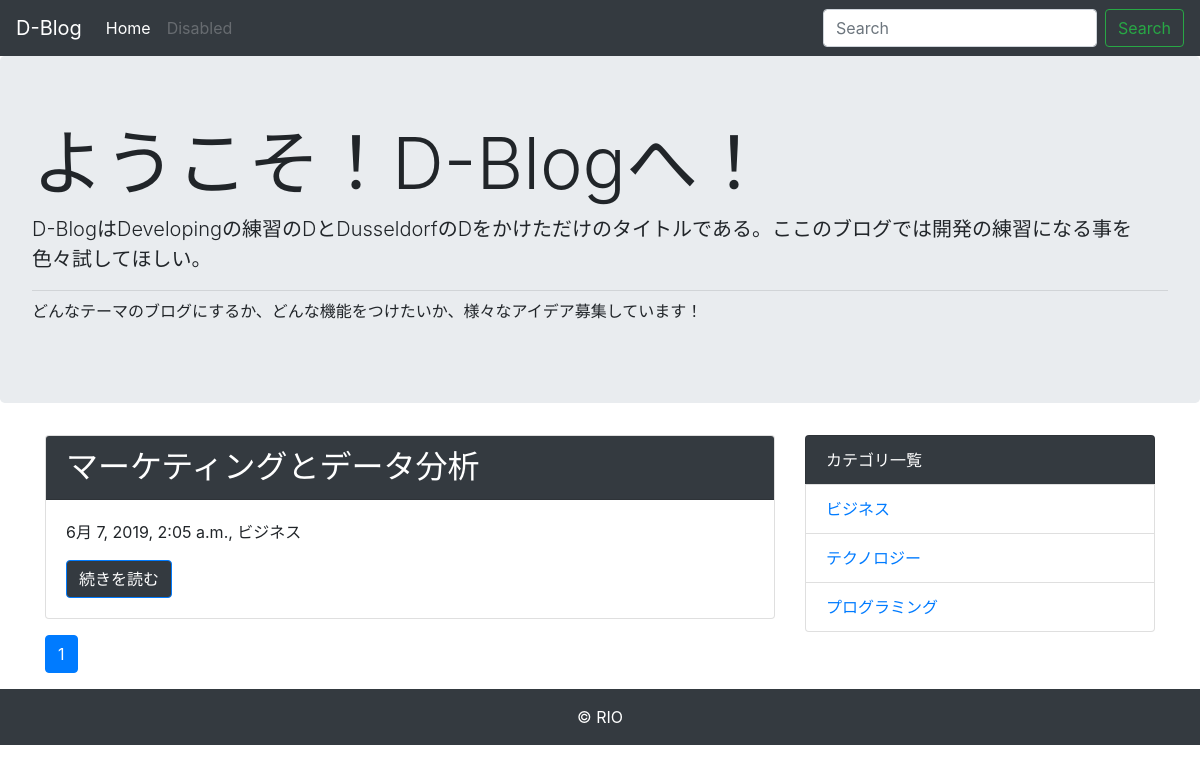
Page /category/1/ on the committed database.
### blog/models.py (models this page shows, shortened)
class Post(models.Model):
    title = models.CharField('タイトル', max_length=50)
    text = models.TextField('本文')
    created_at = models.DateTimeField('作成日', default=timezone.now)
    category = models.ForeignKey(Category, verbose_name='カテゴリ', on_delete=models.PROTECT)

class Category(models.Model):
    name = models.CharField('カテゴリ名', max_length= 50)
    created_at = models.DateTimeField('作成日', default=timezone.now)
    def __str__(self):
        return self.name

### blog/views.py (the view)
# urls.py: path('category/<int:pk>/', views.CategoryView.as_view(), name='category'),
class CategoryView(generic.ListView):
    model = Post
    paginate_by = 10
    def get_queryset(self):
        category = get_object_or_404(Category, pk=self.kwargs['pk'])
        queryset = Post.objects.order_by('-created_at').filter(category=category)
        return queryset

### blog/context_processors.py (called while the page is built)
def common(request):
    context = {
        'category_list': Category.objects.all(),
    }
    return context

### blog/templatetags/mytag.py (called while the page is built)
@register.simple_tag
def url_replace(request, field, value):
    url_dict = request.GET.copy()
    url_dict[field] = value
    return url_dict.urlencode()

### blog/templates/blog/post_list.html
{% extends 'blog/base.html' %}
{% block content %}
{% for post in post_list %}
<div class="card mb-3">
    <h2 class="card-header bg-dark text-white">{{post.title}}</h4>
    <div class="card-body">
        <p>{{ post.created_at}}, {{ post.category }}</p>
        <a href="{% url 'blog:detail' post.pk %}" class="btn btn-primary bg-dark">続きを読む</a>
    </div>
</div>
{% endfor %}
{% include 'blog/page.html' %}
{% endblock %}

### blog/templates/blog/base.html (shortened to what this page needs)
<!doctype html>
<html lang="ja">
  <head>
    <link rel="stylesheet" href="https://maxcdn.bootstrapcdn.com/bootstrap/4.0.0-beta.2/css/bootstrap.min.css">
  </head>
  <body>
      <nav class="navbar navbar-expand-lg navbar-dark bg-dark">
          <a class="navbar-brand" href="#">D-Blog</a>
          <div class="collapse navbar-collapse" id="navbarSupportedContent">
            <ul class="navbar-nav mr-auto">
              <li class="nav-item active">
                <a class="nav-link" href="{% url 'blog:index' %}">Home</a>
              </li>
              <li class="nav-item">
                <a class="nav-link disabled" href="#">Disabled</a>
              </li>
            </ul>
            <form class="form-inline my-2 my-lg-0" method="GET" action="{% url 'blog:index' %}">
              <input class="form-control mr-sm-2" type="text" placeholder="Search" aria-label="Search" name="keyword">
              <button class="btn btn-outline-success my-2 my-sm-0" type="submit">Search</button>
            </form>
          </div>
        </nav>
        <div class="jumbotron">
            <h1 class="display-3">ようこそ！D-Blogへ！</h1>
            <p class="lead">D-BlogはDevelopingの練習のDとDusseldorfのDをかけただけのタイトルである。ここのブログでは開発の練習になる事を色々試してほしい。</p>
            <hr class="my-2">
            <p>どんなテーマのブログにするか、どんな機能をつけたいか、様々なアイデア募集しています！</p>
        </div>
    <div class="container">
      <div class="row">
        <div class="col-md-8">
            {% block content %}
            {% endblock %}
        </div>
        <div class="col-md-4">
        <ul class="list-group">
            <li class="list-group-item bg-dark text-white">カテゴリ一覧</li>
            {% for category in category_list%}
            <li class="list-group-item"><a href='{%url "blog:category" category.pk%}'>{{category}}</a></li>
            {% endfor %}
          </ul>
        </div>
      </div>
    </div>
    <footer class="bg-dark text-white text-center py-3">
      &copy RIO
    </footer>
  </body>
</html>

### rows in the picture
Post: title "マーケティングとデータ分析", created_at "6月 7, 2019, 2:05 a.m.", category "ビジネス"
Category: name "ビジネス"
Category: name "テクノロジー"
Category: name "プログラミング"

### other values in the picture
{{ link_page }} "1"
